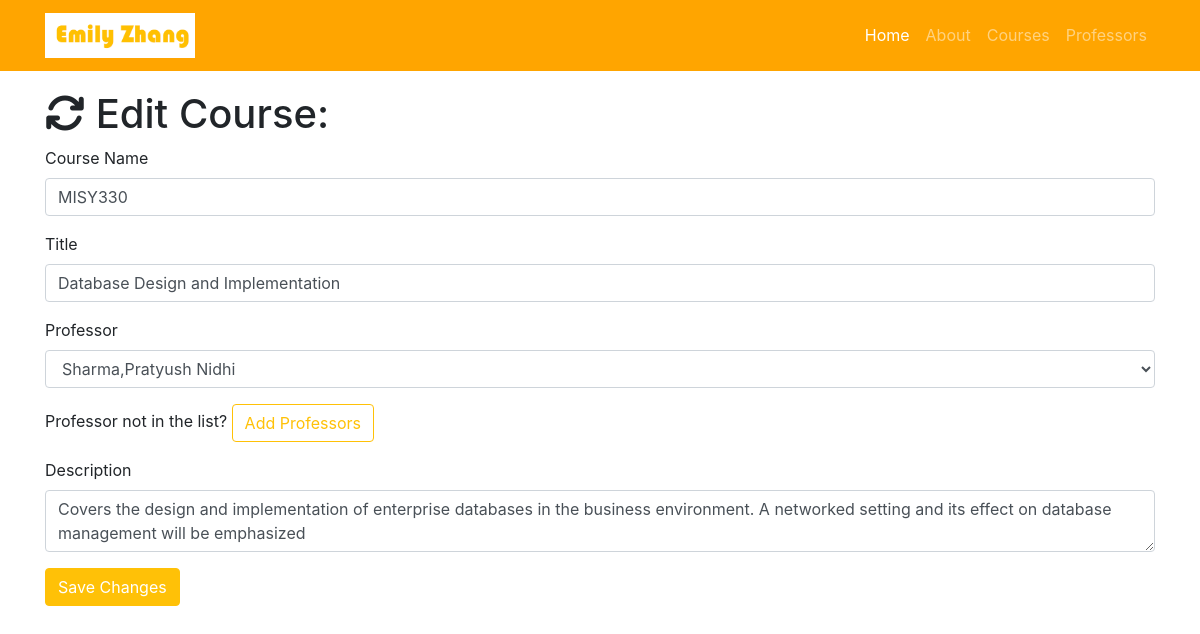
Screenshot of /course/edit/1 with the database file from the repository.
### resume.py (models this page shows)
class Course(db.Model):
    __tablename__ = 'courses'
    id = db.Column(db.Integer, primary_key=True)
    number = db.Column(db.String(60))
    title = db.Column(db.String(256))
    description = db.Column(db.Text)
    professor_id = db.Column(db.Integer, db.ForeignKey('professors.id'))

### resume.py (the view, shortened to what this page needs)
@app.route('/course/edit/<int:id>', methods=['GET', 'POST'])
def edit_course(id):
    course = Course.query.filter_by(id=id).first()
    professors = Professor.query.all()
    if request.method == 'GET':
        return render_template('course-edit.html', course=course, professors=professors)

### templates/course-edit.html (shortened to what this page needs)
{% extends "resume-base.html"%}
{% block page_content%}
  <div class="container">
    <h1><i class="fa fa-refresh" aria-hidden="true"></i> Edit Course:</h1>
    <form action="/course/edit/{{course.id}}" method="post">
      <div class="form-group">
        <label>Course Name</label>
        <input class="form-control" type="text" name="number" value="{{course.number}}" required="true">
      </div>
      <div class="form-group">
        <label>Title</label>
        <input class="form-control" type="text" name="title" value="{{course.title}}" required="true">
      </div>
      <div class="form-group">
        <label>Professor</label>
        <select class="form-control" name="professor">
          {% for professor in professors %}
            {% if professor == course.professor %}
              <option selected="selected">{{professor.name}}</option>
            {% else %}
              <option>{{professor.name}}</option>
            {% endif %}
          {% endfor %}
        </select>
      </div>
      <div class="form-group">
        Professor not in the list? <a href="/professor/add" class="btn btn-outline-warning" role="button" aria-disabled="true">Add Professors</a>
      </div>
      <div class="form-group">
        <label>Description</label>
        <textarea class="form-control" name="description" required="true">{{course.description}}</textarea>
      </div>
      <button type="submit" class="btn btn-warning" style="color:white;">Save Changes</button>
    </form>
  </div>
{% endblock%}

### templates/resume-base.html (style rules this page uses)
body { padding-top: 90px; }

### rows the page displays
Course: number "MISY330", title "Database Design and Implementation", description "Covers the design and implementation of enterprise databases in the business environment. A networked setting and its effect on database management will be emphasized"

### other values shown
form field professor "Sharma,Pratyush Nidhi"
